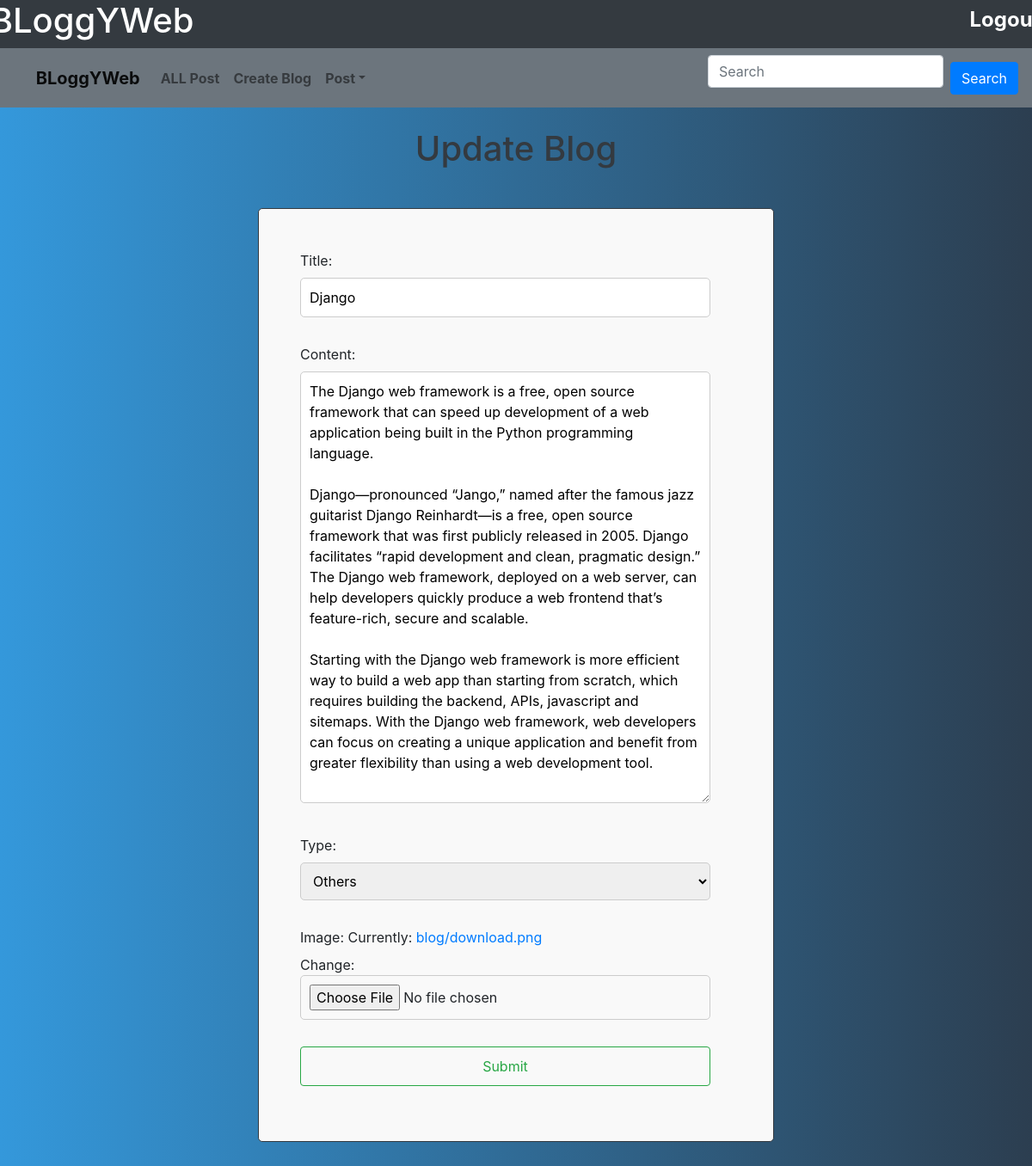
Screenshot of /update_post/6 with the database file from the repository.
### blog/models.py (models this page shows, shortened)
class Post(models.Model):
    POST_Categories = (
    (1, "Others"),
    (2, "Java"),
    (3, "C++"),
    (4, "Javascripts"),
    (5, "MySQL"),
    (6, "Python")
    )
    author = models.ForeignKey(CustomUser, on_delete=models.CASCADE, related_name='posts')
    title = models.CharField(max_length=100)
    content = models.TextField()
    type = models.IntegerField(choices=POST_Categories)
    image = models.ImageField(
        upload_to='blog/',
        validators=[FileExtensionValidator(allowed_extensions=['jpg', 'png', 'gif','jpeg'])]
    )

### blog/views.py (the view)
# urls.py: path('update_post/<int:update_id>',update_post , name='update_post'),
def update_post(request,update_id):
    update = get_object_or_404(Post,id = update_id)
    if request.method == 'POST':
        form = Postform(request.POST,request.FILES,instance = update) # showing data to user py instance
        if form.is_valid():
            post = form.save(commit=False)  # Create a Post instance but don't save it yet
            post.author = request.user  # Set the author to the currently logged-in user
            post.save()
            return redirect(post_detail,update_id)
    else:
        form = Postform(instance = update)
    return render(request,"subtemplate/update_post.html",{"form":form,"update":update})

### blog/forms.py
class Postform(forms.ModelForm):
    content = forms.CharField(widget=forms.Textarea(attrs={"cols": 130, "rows": 20, "class": "content-area"}))
    title   = forms.CharField(widget=forms.TextInput(attrs={"class":"title-area"}))
    class Meta:
        model = Post
        fields = ['title','content','type','image']
    def __init__(self, *args, **kwargs):
        super().__init__(*args, **kwargs)

### blog/templates/subtemplate/update_post.html (shortened to what this page needs)
{% extends 'base.html' %}
{% block pagetitle %}
  <div class="title-div">
    <h1 class="text-dark p-1">Update Blog</h1>
  </div>
{% endblock %}
{% block content %}
  <div class="border border-dark d-flex align-items-center flex-column p-5 content-div">
    <form method="post" enctype="multipart/form-data" class="form-group">
      {{ form.as_p }}
      <button type="submit" class="btn btn-outline-success bttn">Submit</button>
    </form>
  </div>
{% endblock %}

### blog/templates/subtemplate/update_post.html (style rules this page uses)
.title-div { display: flex; justify-content: center; margin-bottom: 20px; }
.content-div { max-width: 600px; width: 100%; margin: 3% auto; padding: 2%; border: 2px solid #28a745; border-radius: 5px; background-color: #f9f9f9; }
.form-group { width: 100%; }
input, textarea, select { width: 100%; padding: 10px; margin-bottom: 15px; border: 1px solid #ccc; border-radius: 5px; }
.bttn { width: 100%; padding: 10px; font-size: 16px; }

### blog/templates/base.html (style rules this page uses)
body { background: #2c3e50; background: -webkit-linear-gradient(to right, #3498db, #2c3e50); background: linear-gradient(to right, #3498db, #2c3e50); }
form { padding-right: 5%; }

### rows the page displays
Post: title "Django", content "The Django web framework is a free, open source framework that can speed up development of a web application being built in the Python programming language. Django—pronounced “Jango,” named after the famous jazz guitarist Django Reinhardt—is a free, open source framework that was first publicly released in 2005. Django facilitates “rapid development and clean, pragmatic design.” The Django web framework, deployed on a web server, can help developers quickly produce a web frontend that’s feature-rich, secure and scalable. Starting with the Django web framework is more efficient way to build a web app than starting from scratch, which requires building the backend, APIs, javascript and…", type "Others"
